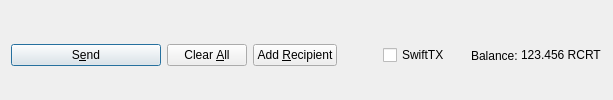
         <widget class="QFrame" name="frame_Send">
          <layout class="QHBoxLayout" name="horizontalLayout">
           <property name="bottomMargin">
            <number>0</number>
           </property>
           <item>
            <widget class="QPushButton" name="sendButton">
             <property name="minimumSize">
              <size>
               <width>150</width>
               <height>0</height>
              </size>
             </property>
             <property name="toolTip">
              <string>Confirm the send action</string>
             </property>
             <property name="text">
              <string>S&amp;end</string>
             </property>
             <property name="icon">
              <iconset resource="../recruit.qrc">
               <normaloff>:/icons/send</normaloff>:/icons/send</iconset>
             </property>
             <property name="autoDefault">
              <bool>false</bool>
             </property>
             <property name="default">
              <bool>true</bool>
             </property>
            </widget>
           </item>
           <item>
            <widget class="QPushButton" name="clearButton">
             <property name="sizePolicy">
              <sizepolicy hsizetype="Minimum" vsizetype="Fixed">
               <horstretch>0</horstretch>
               <verstretch>0</verstretch>
              </sizepolicy>
             </property>
             <property name="toolTip">
              <string>Clear all fields of the form.</string>
             </property>
             <property name="text">
              <string>Clear &amp;All</string>
             </property>
             <property name="icon">
              <iconset resource="../recruit.qrc">
               <normaloff>:/icons/remove</normaloff>:/icons/remove</iconset>
             </property>
             <property name="autoDefault">
              <bool>false</bool>
             </property>
            </widget>
           </item>
           <item>
            <widget class="QPushButton" name="addButton">
             <property name="toolTip">
              <string>Send to multiple recipients at once</string>
             </property>
             <property name="text">
              <string>Add &amp;Recipient</string>
             </property>
             <property name="icon">
              <iconset resource="../recruit.qrc">
               <normaloff>:/icons/add</normaloff>:/icons/add</iconset>
             </property>
             <property name="autoDefault">
              <bool>false</bool>
             </property>
            </widget>
           </item>
           <item>
            <spacer name="horizontalSpacer">
             <property name="orientation">
              <enum>Qt::Horizontal</enum>
             </property>
             <property name="sizeHint" stdset="0">
              <size>
               <width>40</width>
               <height>20</height>
              </size>
             </property>
            </spacer>
           </item>
           <item>
            <layout class="QHBoxLayout" name="horizontalLayout_2">
             <property name="spacing">
              <number>3</number>
             </property>
             <item>
              <widget class="QCheckBox" name="checkSwiftTX">
               <property name="enabled">
                <bool>true</bool>
               </property>
               <property name="minimumSize">
                <size>
                 <width>85</width>
                 <height>0</height>
                </size>
               </property>
               <property name="text">
                <string>SwiftTX</string>
               </property>
              </widget>
             </item>
             <item>
              <widget class="QLabel" name="label">
               <property name="text">
                <string>Balance:</string>
               </property>
              </widget>
             </item>
             <item>
              <widget class="QLabel" name="labelBalance">
               <property name="sizePolicy">
                <sizepolicy hsizetype="Preferred" vsizetype="Fixed">
                 <horstretch>0</horstretch>
                 <verstretch>0</verstretch>
                </sizepolicy>
               </property>
               <property name="cursor">
                <cursorShape>IBeamCursor</cursorShape>
               </property>
               <property name="text">
                <string notr="true">123.456 RCRT</string>
               </property>
               <property name="textInteractionFlags">
                <set>Qt::LinksAccessibleByMouse|Qt::TextSelectableByKeyboard|Qt::TextSelectableByMouse</set>
               </property>
              </widget>
             </item>
            </layout>
           </item>
          </layout>
         </widget>
